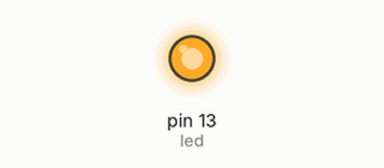
Recording of a sketch running on a simulated Arduino Uno, built with avr-gcc and run on an emulated ATmega328P. On the bench: output pins drawn as LEDs (lit = HIGH).

Above: at 1.0 s.
At 4.0 s:
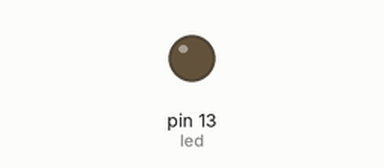
Timing chart, 0 to 7.2 s (numbered marks = the images above):
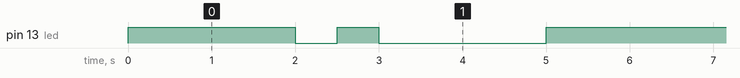

The sketch:

blink.ino
```cpp
/*
   Piscar as luzes do arduino
 */

// O pino 13 é usado na maioria dos arduinos para simboizar os leds ou placas conectadas
// a ele. Então, definimos a variável led o valor da porta.
int led = 13;

// A função setup() é executada sempre após a inicialização.:
void setup() {
  // Inicializa o modo digital.
  pinMode(led, OUTPUT);
}


void loop() {
  digitalWrite(led, HIGH);   // Ativa o modo de voltagem baixa.
  delay(2000);               // Espera um segundo.
  digitalWrite(led, LOW);
  delay(500);
  digitalWrite(led, HIGH);
  delay(500);
  digitalWrite(led, LOW);    // Desliga o led.
  delay(2000);               // Espera um segundo.
  digitalWrite(led, HIGH);
  delay(500);
  digitalWrite(led, LOW);
}
```

Measured:
- by itself, pin 13 (led): repeats every 5.5 s: LOW 0.50 s, HIGH 0.50 s, LOW 2.0 s, HIGH 2.5 s
- by itself, everything shown: repeats every 5.5 s, in 6 steps
